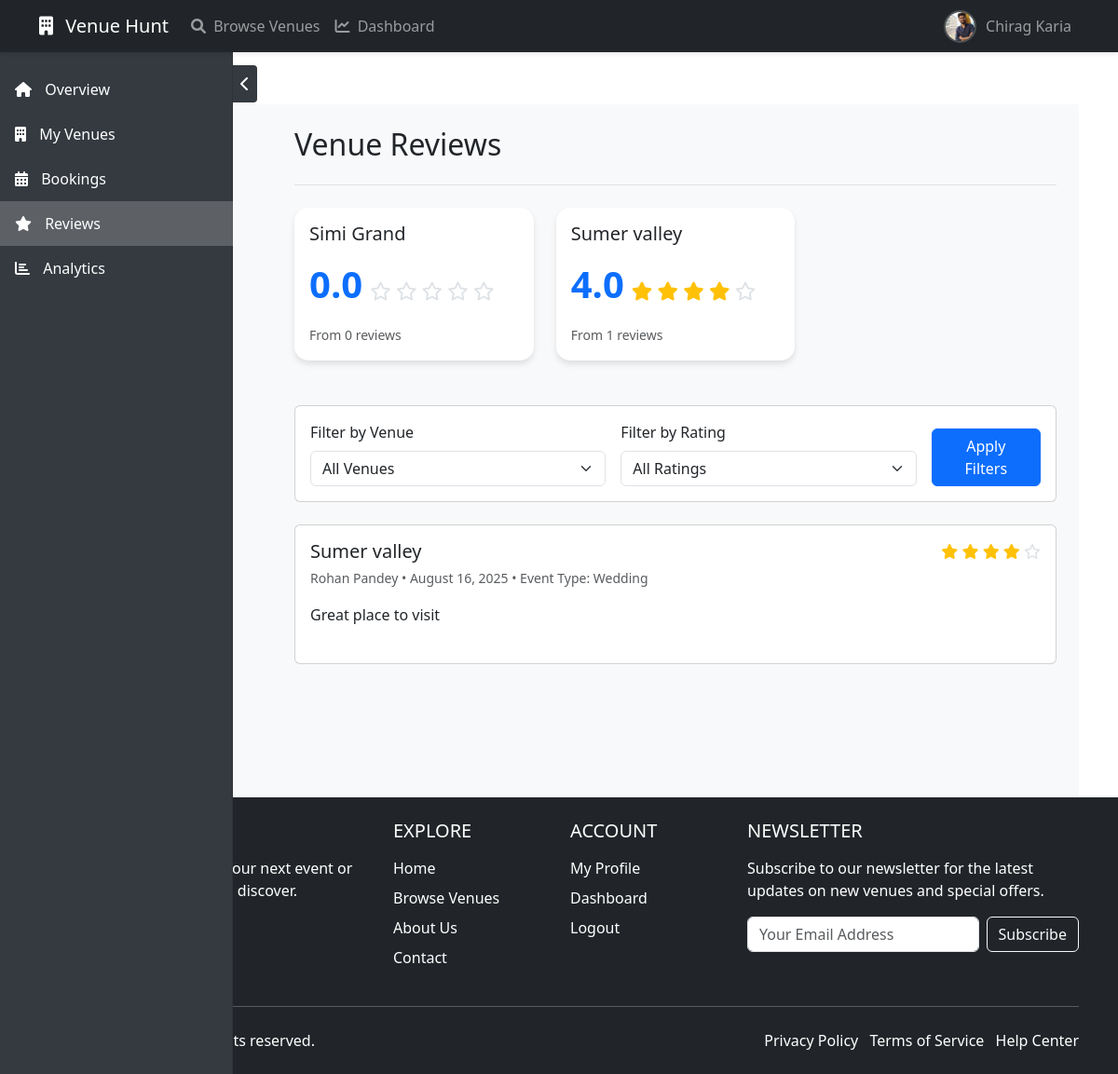
The page /reviews/venue-reviews/ (signed in) on the database its author committed.
### accounts/models.py (models this page shows, shortened)
class CustomUser(AbstractUser):
    USER_TYPE_CHOICES = (
        ('organizer', 'Event Organizer'),
        ('vendor', 'Venue Owner'),
    )
    user_type = models.CharField(max_length=10, choices=USER_TYPE_CHOICES)
    phone_number = models.CharField(max_length=15, blank=True)
    address = models.TextField(blank=True)
    profile_picture = models.ImageField(upload_to='profile_pics/',
                                      default='profile_pics/default-profile.png',
                                      null=True, blank=True)
    def get_profile_picture_url(self):
        if self.profile_picture and hasattr(self.profile_picture, 'url'):
            return self.profile_picture.url
        return self.profile_picture.field.default

### venues/models.py (models this page shows, shortened)
class Venue(models.Model):
    owner = models.ForeignKey(settings.AUTH_USER_MODEL, on_delete=models.CASCADE)
    name = models.CharField(max_length=200)
    description = models.TextField()
    address = models.TextField()
    latitude = models.DecimalField(max_digits=9, decimal_places=6, null=True, blank=True)
    longitude = models.DecimalField(max_digits=9, decimal_places=6, null=True, blank=True)
    capacity = models.PositiveIntegerField()
    price_per_person = models.DecimalField(max_digits=10, decimal_places=2)
    has_parking = models.BooleanField(default=False)
    has_wifi = models.BooleanField(default=False)
    has_sound_system = models.BooleanField(default=False)
    has_catering = models.BooleanField(default=False)
    EVENT_CATEGORY_CHOICES = (
        ('formal', 'Formal'),
        ('informal', 'Informal'),
    )
    event_category = models.CharField(max_length=10, choices=EVENT_CATEGORY_CHOICES, default='informal')
    EVENT_TYPES = (
        ('conference', 'Conference'),
        ('business_meeting', 'Business Meeting'),
        ('product_launch', 'Product Launch'),
        ('seminar_workshop', 'Seminar & Workshop'),
        ('award_ceremony', 'Award Ceremony'),
        ('birthday_party', 'Birthday Party'),
        ('casual_gathering', 'Casual Get Together'),
        ('wedding', 'Wedding'),
        ('engagement', 'Engagement'),
        ('games_night', 'Games Night'),
        ('anniversary', 'Anniversary'),
        ('other', 'Other'),
    )
    supported_events = models.CharField(max_length=20, choices=EVENT_TYPES, default='other')
    created_at = models.DateTimeField(auto_now_add=True)
    updated_at = models.DateTimeField(auto_now=True)

class Review(models.Model):
    venue = models.ForeignKey(Venue, related_name='reviews', on_delete=models.CASCADE)
    reviewer = models.ForeignKey(settings.AUTH_USER_MODEL, on_delete=models.CASCADE)
    booking = models.OneToOneField('bookings.Booking', on_delete=models.CASCADE, related_name='review', null=True, blank=True)
    rating = models.PositiveIntegerField(choices=[(i, i) for i in range(1, 6)])
    comment = models.TextField()
    created_at = models.DateTimeField(auto_now_add=True)
    updated_at = models.DateTimeField(auto_now=True, null=True)
    class Meta:
        unique_together = ('venue', 'reviewer')

### bookings/models.py (models this page shows, shortened)
class Booking(models.Model):
    venue = models.ForeignKey('venues.Venue', on_delete=models.CASCADE)
    organizer = models.ForeignKey(settings.AUTH_USER_MODEL, on_delete=models.CASCADE)
    event_date = models.DateField()
    start_time = models.TimeField()
    end_time = models.TimeField()
    number_of_guests = models.PositiveIntegerField()
    STATUS_CHOICES = (
        ('pending', 'Pending'),
        ('confirmed', 'Confirmed'),
        ('cancelled', 'Cancelled'),
    )
    status = models.CharField(max_length=10, choices=STATUS_CHOICES, default='pending')
    PAYMENT_STATUS_CHOICES = (
        ('pending', 'Pending'),
        ('paid', 'Paid'),
        ('failed', 'Failed'),
    )
    payment_status = models.CharField(max_length=10, choices=PAYMENT_STATUS_CHOICES, default='pending')
    payment_id = models.CharField(max_length=100, blank=True, null=True)  # Order ID
    transaction_id = models.CharField(max_length=100, blank=True, null=True)  # Payment ID
    amount_paid = models.DecimalField(max_digits=10, decimal_places=2, blank=True, null=True)
    total_amount = models.DecimalField(max_digits=10, decimal_places=2, blank=True, null=True)  # Total booking amount
    is_advance_payment = models.BooleanField(default=False)  # True if only advance payment (20%)
    EVENT_CATEGORY_CHOICES = (
        ('formal', 'Formal'),
        ('informal', 'Informal'),
    )
    event_category = models.CharField(max_length=10, choices=EVENT_CATEGORY_CHOICES, default='informal')
    EVENT_TYPE_CHOICES = (
        ('conference', 'Conference'),
        ('business_meeting', 'Business Meeting'),
        ('product_launch', 'Product Launch'),
        ('seminar_workshop', 'Seminar & Workshop'),
        ('award_ceremony', 'Award Ceremony'),
        ('birthday_party', 'Birthday Party'),
        ('casual_gathering', 'Casual Get Together'),
        ('wedding', 'Wedding'),
        ('engagement', 'Engagement'),
        ('games_night', 'Games Night'),
        ('anniversary', 'Anniversary'),
        ('other', 'Other'),
    )
    event_type = models.CharField(max_length=20, choices=EVENT_TYPE_CHOICES)
    special_requests = models.TextField(blank=True)
    created_at = models.DateTimeField(auto_now_add=True)
    updated_at = models.DateTimeField(auto_now=True)
    class Meta:
        ordering = ['-created_at']

### reviews/views.py (the view)
# urls.py: path('venue-reviews/', views.VenueReviewsView.as_view(), name='venue_reviews'),
class VenueReviewsView(LoginRequiredMixin, UserPassesTestMixin, ListView):
    model = Review
    template_name = 'reviews/venue_reviews.html'
    context_object_name = 'reviews'
    paginate_by = 10
    def test_func(self):
        return self.request.user.user_type == 'vendor'
    def get_queryset(self):
        user_venues = Venue.objects.filter(owner=self.request.user)
        reviews = Review.objects.filter(venue__in=user_venues)\
            .select_related('venue', 'reviewer', 'booking')\
            .order_by('-created_at')
        venue_id = self.request.GET.get('venue')
        rating = self.request.GET.get('rating')
        if venue_id:
            reviews = reviews.filter(venue_id=venue_id)
        if rating:
            reviews = reviews.filter(rating=rating)
        return reviews
    def get_context_data(self, **kwargs):
        context = super().get_context_data(**kwargs)
        user_venues = Venue.objects.filter(owner=self.request.user)
        venue_stats = []
        for venue in user_venues:
            venue_reviews = Review.objects.filter(venue=venue)
            stats = venue_reviews.aggregate(
                avg_rating=Avg('rating'),
                total_reviews=Count('id')
            )
            venue_stats.append({
                'venue': venue,
                'avg_rating': stats['avg_rating'] or 0,
                'total_reviews': stats['total_reviews']
            })
        context.update({
            'active_tab': 'reviews',
            'venues': user_venues,
            'venue_stats': venue_stats,
            'selected_venue': self.request.GET.get('venue'),
            'selected_rating': self.request.GET.get('rating'),
        })
        return context

### templates/reviews/venue_reviews.html (shortened to what this page needs)
{% extends 'dashboard_base.html' %}
{% load static %}
{% block dashboard_title %}Venue Reviews{% endblock %}
{% block extra_css %}
{{ block.super }}
{% endblock %}
{% block dashboard_content %}
    <div class="row mb-4">
        {% for stat in venue_stats %}
        <div class="col-md-4 mb-4">
            <div class="card h-100 dashboard-card">
                <div class="card-body">
                    <h5 class="card-title">{{ stat.venue.name }}</h5>
                    <div class="d-flex align-items-baseline mb-2">
                        <h2 class="card-number me-2">{{ stat.avg_rating|floatformat:1 }}</h2>
                        <div class="text-warning h4 mb-0">
                            {% with ''|center:5 as range %}
                            {% for _ in range %}
                                {% if forloop.counter <= stat.avg_rating|floatformat:0|add:"0" %}
                                    <i class="fas fa-star"></i>
                                {% else %}
                                    <i class="far fa-star"></i>
                                {% endif %}
                            {% endfor %}
                            {% endwith %}
                        </div>
                    </div>
                    <p class="card-text"><small class="text-muted">From {{ stat.total_reviews }} reviews</small></p>
                </div>
            </div>
        </div>
        {% endfor %}
    </div>
    <div class="card mb-4">
        <div class="card-body">
            <form method="get" class="row g-3">
                <div class="col-md-5">
                    <label for="venue-filter" class="form-label">Filter by Venue</label>
                    <select name="venue" id="venue-filter" class="form-select">
                        <option value="">All Venues</option>
                    </select>
                </div>
                <div class="col-md-5">
                    <label for="rating-filter" class="form-label">Filter by Rating</label>
                    <select name="rating" id="rating-filter" class="form-select">
                        <option value="">All Ratings</option>
                    </select>
                </div>
                <div class="col-md-2 d-flex align-items-end">
                    <button type="submit" class="btn btn-primary w-100">Apply Filters</button>
                </div>
            </form>
        </div>
    </div>
    {% if reviews %}
    <div class="card">
        <div class="card-body">
            {% for review in reviews %}
            <div class="review-card mb-4 {% if not forloop.last %}border-bottom pb-4{% endif %}">
                <div class="d-flex justify-content-between align-items-start mb-3">
                    <div>
                        <h5 class="mb-1">{{ review.venue.name }}</h5>
                        <p class="text-muted mb-0">
                            <small>
                                {{ review.reviewer.get_full_name }} •
                                {{ review.created_at|date:"F j, Y" }} •
                                Event Type: {{ review.booking.get_event_type_display }}
                            </small>
                        </p>
                    </div>
                    <div class="text-warning">
                        {% with ''|center:5 as range %}
                        {% for _ in range %}
                            {% if forloop.counter <= review.rating %}
                                <i class="fas fa-star"></i>
                            {% else %}
                                <i class="far fa-star"></i>
                            {% endif %}
                        {% endfor %}
                        {% endwith %}
                    </div>
                </div>
                <p class="mb-0">{{ review.comment }}</p>
            </div>
            {% endfor %}
        </div>
    </div>
    {% endif %}
{% endblock dashboard_content %}

### templates/base.html (shortened to what this page needs)
{% load static %}
<!DOCTYPE html>
<html lang="en" class="h-100">
<head>
    <link href="https://cdn.jsdelivr.net/npm/bootstrap@5.3.0/dist/css/bootstrap.min.css" rel="stylesheet">
    <link href="https://cdnjs.cloudflare.com/ajax/libs/font-awesome/6.0.0/css/all.min.css" rel="stylesheet">
    <link href="{% static 'css/base.css' %}" rel="stylesheet">
    <link href="{% static 'css/reviews.css' %}" rel="stylesheet">
    {% block extra_css %}{% endblock %}
</head>
<body class="d-flex flex-column h-100">
    <nav class="navbar navbar-expand-lg navbar-dark bg-dark fixed-top">
        <div class="container">
            <a class="navbar-brand" href="/">
                <i class="fas fa-building me-2"></i>
                Venue Hunt
            </a>
            <div class="collapse navbar-collapse" id="navbarNav">
                <ul class="navbar-nav me-auto">
                    <li class="nav-item">
                        <a class="nav-link" href="{% url 'venues:venue_list' %}">
                            <i class="fas fa-search me-1"></i> Browse Venues
                        </a>
                    </li>
                    {% if user.is_authenticated and user.user_type == 'vendor' %}
                    <li class="nav-item">
                        <a class="nav-link" href="{% url 'venues:vendor_dashboard' %}">
                            <i class="fas fa-chart-line me-1"></i> Dashboard
                        </a>
                    </li>
                    {% endif %}
                </ul>
                <ul class="navbar-nav">
                    {% if user.is_authenticated %}
                        <li class="nav-item dropdown user-dropdown">
                            <a class="nav-link dropdown-toggle" href="#" id="navbarDropdown" role="button"
                               data-bs-toggle="dropdown" aria-expanded="false">
                                <div class="user-profile">
                                    <img src="{{ user.get_profile_picture_url|default:'/static/images/default-profile.png' }}"
                                         alt="Profile"
                                         class="profile-picture"
                                         data-default="{% static 'images/default-profile.png' %}"
                                         onerror="this.src=this.getAttribute('data-default');"
                                    >
                                    <span class="d-none d-lg-inline">{{ user.get_full_name|default:user.username }}</span>
                                </div>
                            </a>
                        </li>
                    {% endif %}
                </ul>
            </div>
        </div>
    </nav>
    <div class="content-wrapper">
        <div class="container mt-4">
            {% block content %}
            {% endblock %}
        </div>
    </div>
    {% include 'footer.html' %}
</body>
</html>

### static/css/base.css (style rules this page uses)
:root { --primary-color: #0d6efd; --secondary-color: #6c757d; --success-color: #198754; --info-color: #0dcaf0; --warning-color: #ffc107; --danger-color: #dc3545; --light-color: #f8f9fa; --dark-color: #212529; --transition-speed: 0.3s; --box-shadow: 0 0.5rem 1rem rgba(0, 0, 0, 0.15); }
body { overflow-x: hidden; padding-top: 56px; }
.navbar { padding: 0.5rem 1rem; box-shadow: 0 2px 4px rgba(0, 0, 0, 0.1); height: 56px; }
.navbar.fixed-top { position: fixed; top: 0; right: 0; left: 0; z-index: 1030; }
.user-profile { display: flex; align-items: center; gap: 10px; }
.profile-picture { width: 35px; height: 35px; border-radius: 50%; object-fit: cover; border: 2px solid rgba(255, 255, 255, 0.2); transition: border-color 0.3s ease; }
.user-dropdown .dropdown-toggle::after { display: none; }
.card { transition: transform var(--transition-speed), box-shadow var(--transition-speed); overflow: hidden; }
.btn { transition: all var(--transition-speed); }

### static/css/reviews.css (style rules this page uses)
.dashboard-card { transition: transform 0.2s ease-in-out; border-radius: 10px; }
.card-number { font-size: 2.5rem; font-weight: 600; color: #0d6efd; margin: 0; }
.review-card { background-color: #fff; transition: background-color 0.2s ease-in-out; }
.text-warning .fas.fa-star { color: #ffc107; }
.text-warning .far.fa-star { color: #dee2e6; }
.review-card .text-warning { font-size: 1rem; }
.dashboard-card .text-warning { font-size: 1.25rem; }

### static/css/dashboard.css (style rules this page uses)
.dashboard-card { transition: transform 0.3s ease; border: none; border-radius: 15px; box-shadow: 0 4px 6px rgba(0, 0, 0, 0.1); }
.card-number { font-size: 2.5rem; font-weight: 600; margin: 10px 0; }
.review-card { border-radius: 10px; transition: transform 0.3s ease; }

### templates/base.html (style rules this page uses)
.profile-picture { width: 35px; height: 35px; border-radius: 50%; object-fit: cover; }
.user-profile { display: flex; align-items: center; gap: 10px; }
body { min-height: 100vh; display: flex; flex-direction: column; }
.content-wrapper { flex: 1 0 auto; }

### rows shown on the page
CustomUser: get_profile_picture_url (picture), get_full_name "Chirag Karia"
Venue: venue.name "Simi Grand", avg_rating "0.0", total_reviews "0"
Venue: venue.name "Sumer valley", avg_rating "4.0", total_reviews "1"
Review: venue.name "Sumer valley", reviewer.get_full_name "Rohan Pandey", created_at "August 16, 2025", booking.event_type "Wedding", rating 4 (drawn), comment "Great place to visit"
